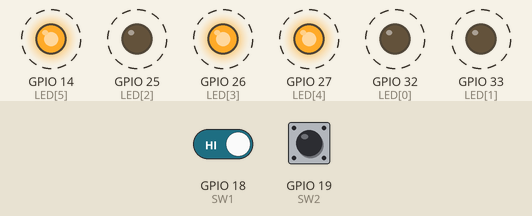
Recording of a sketch running on a simulated ESP32. Parts: output pins drawn as LEDs (lit = HIGH). Dashed ring = blinking. The inputs (shaded band) are chosen by the test bench; at power-on: GPIO 19 (SW2) LOW, GPIO 18 (SW1) HIGH.

Above: at 2.5 s.
4.1 s: GPIO 19 (SW2) pulled HIGH for 1.9 s
At 4.95 s:
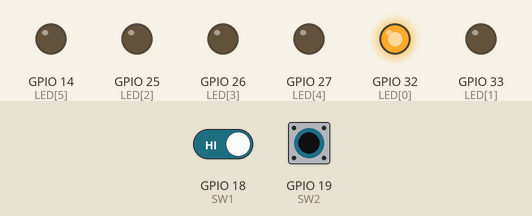
7.6 s: GPIO 18 (SW1) driven LOW and GPIO 19 (SW2) driven HIGH
12.8 s: GPIO 19 (SW2) driven LOW
At 13.1 s:
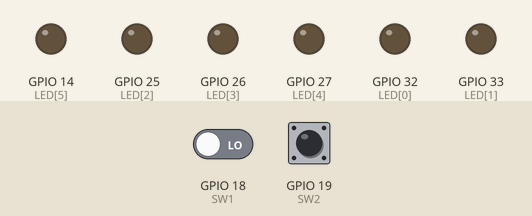
15.0 s: GPIO 18 (SW1) driven HIGH
At 15.6 s:
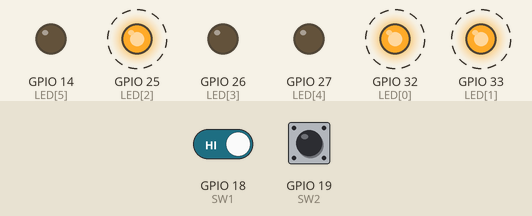
19.7 s: GPIO 18 (SW1) driven LOW
At 20.8 s:
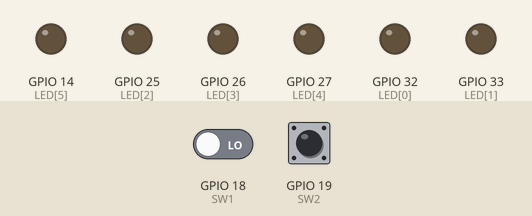
21.9 s: GPIO 19 (SW2) driven HIGH
At 22.4 s:
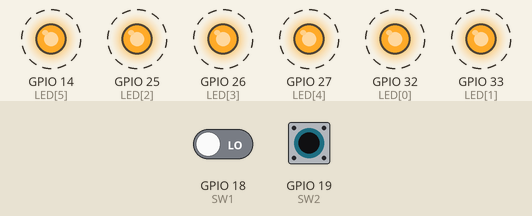
Timing chart, 0 to 28.1 s (numbered marks = the images above; inputs shaded):
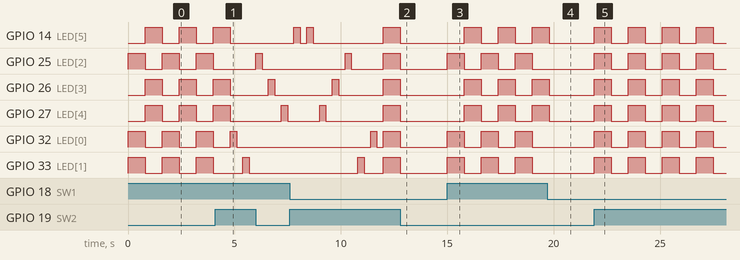

The sketch:

Digial_Output.ino
```cpp
/*==============================================================

DIGITAL OUTPUT LED
================================================================

Description:
  This program allows the execution of different modes
  (blinking, alternating, and running) for a set of LED
  lights connected to the GPIO32, GPIO33, GPIO25, GPIO26,
  GPIO27, GPIO14 pins with a 1-second interval per cycle.

Programmer:
  Mark P. Garcia

Date:
  6 September 2026
----------------------------------------------------------------*/

// GPIOS
uint8_t const LED[] = {32, 33, 25, 26, 27, 14};
uint8_t const numb_pins = sizeof(LED)/sizeof(LED[0]);
// There are 6 total number of elements from array[0] to array[5]
// sizeof(LED) gets the total amount of memory occupied by the array
// sizeof(LED[0]) gets the memory occupied by one element

// Gina calculate niya ang total number of elements sa sulod sang array
// by dividing the total size (bit) sang array by the sieze (bit) sang
// isa ka element.

// Literal 6 bits / 1 bit = 6
// Kung mag add ta 2 ka PINS, 8 bits / 1 bit = 8

const uint8_t SW1 = 18;
const uint8_t SW2 = 19;
bool SW1_state = 0;
bool SW2_state = 0;

void setup() {

  pinMode(SW1, INPUT);
  pinMode(SW2, INPUT);

  for(int i=0; i < 6; i++)  {
    pinMode(LED[i], OUTPUT);
  }
}

#include "LED_Modes.h"

void loop() {

  SW1_state = digitalRead(SW1);
  SW2_state = digitalRead(SW2);

  if (SW1_state == 0 && SW2_state == 1) {
    blink();
  }
  else if (SW1_state == 1 && SW2_state == 0)  {
    alt();
  }
  else if (SW1_state == 1 && SW2_state == 1)  {
    run();
  }
  else  {
    off();
  }
}
```

LED_Modes.h
```cpp
void off()  {
  for (int i = 0; i < numb_pins; i++) {
    digitalWrite(LED[i], 0);
    }
}

void blink()  {

      // ON
    for (int i = 0; i < numb_pins; i++) {
    digitalWrite(LED[i], 1);
    }
    delay(800);

    // OFF
    for (int i = 0; i < numb_pins; i++) {
    digitalWrite(LED[i], 0);
    }
    delay(800);


}

void alt(){
    for (int i = 0; i < 3; i++){
      digitalWrite(LED[i], 1);
    }
    for (int i =3; i < 6; i++){
      digitalWrite(LED[i], 0);
    }

    delay(800);

    for (int i = 0; i < 3; i++){
      digitalWrite(LED[i], 0);
    }
    for (int i =3; i < 6; i++){
      digitalWrite(LED[i], 1);
    }

    delay(800);

    for (int i =3; i < 6; i++){
      digitalWrite(LED[i], 0);
    }
}

void run(){
    //run down
    for(int i=0; i < 6; i++){
       //LED ON
      digitalWrite(LED[i], 1);
      delay(300);

      //LED oFF
      digitalWrite(LED[i], 0);
      delay(300);
    }
    //run up
    for(int i=5; i >= 0; i--){
       //LED ON
      digitalWrite(LED[i], 1);
      delay(300);

      //LED oFF
      digitalWrite(LED[i], 0);
      delay(300);
    }
}
```

Measured:
- after the input at 4.1 s, GPIO 14 (LED[5]): goes on until 4.8 s, then stays LOW
- after the input at 12.8 s, GPIO 14 (LED[5]), GPIO 25 (LED[2]), GPIO 26 (LED[3]), GPIO 27 (LED[4]), GPIO 32 (LED[0]), GPIO 33 (LED[1]): goes on until 12.8 s, then stays LOW
- after the input at 15.0 s, GPIO 14 (LED[5]), GPIO 26 (LED[3]), GPIO 27 (LED[4]): alternates HIGH for 0.80 s and LOW for 0.80 s, starting after 0.80 s; GPIO 25 (LED[2]), GPIO 32 (LED[0]), GPIO 33 (LED[1]): alternates HIGH for 0.80 s and LOW for 0.80 s, starting at once
- after the input at 19.7 s, GPIO 14 (LED[5]), GPIO 26 (LED[3]), GPIO 27 (LED[4]): goes on until 19.8 s, then stays LOW; GPIO 25 (LED[2]), GPIO 32 (LED[0]), GPIO 33 (LED[1]): stays LOW (without the input it goes to HIGH after 0.10 s)
- after the input at 21.9 s, GPIO 14 (LED[5]), GPIO 25 (LED[2]), GPIO 26 (LED[3]), GPIO 27 (LED[4]), GPIO 32 (LED[0]), GPIO 33 (LED[1]): alternates HIGH for 0.80 s and LOW for 0.80 s, starting at once
- by itself, GPIO 14 (LED[5]): alternates HIGH for 0.80 s and LOW for 0.80 s
